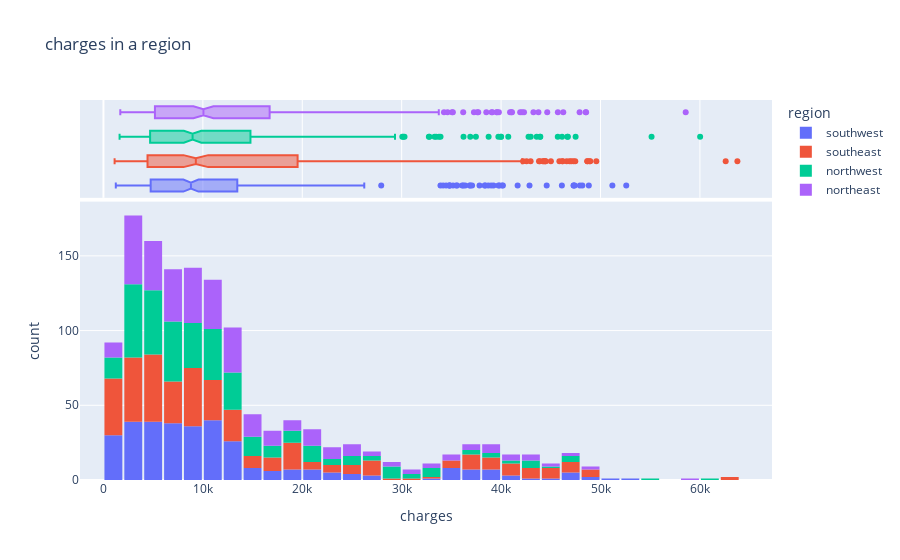
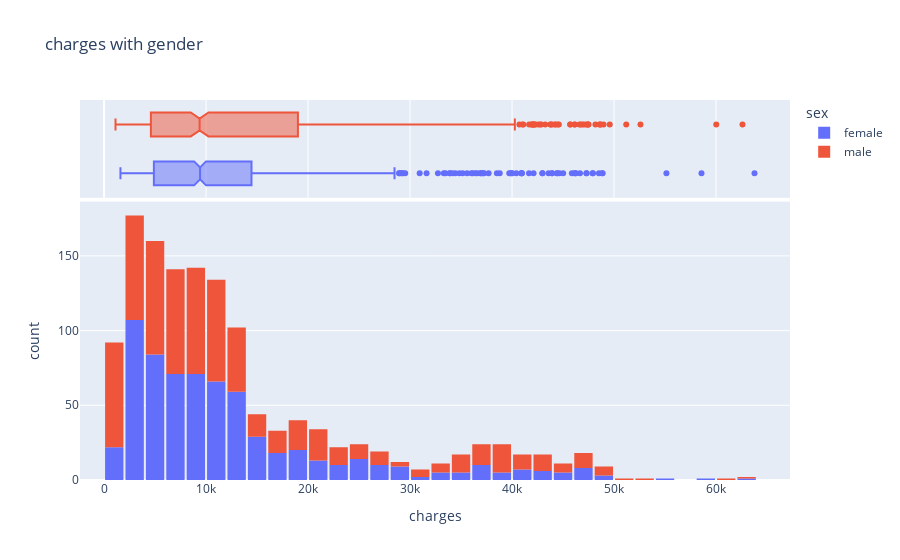

The cell these charts' notebook holds for them, in order:
### Markdown cell above
so we can observe smokers have higher charges , now we are just check if a region or gender have any 

relation with charges.

### Code cell
fig_1=px.histogram(df,x='charges',color='region',marginal='box',title='charges in a region')
fig_1.update_layout(bargap=.1)
fig_1.show()
fig2=px.histogram(df,x='charges',color='sex',marginal='box',title='charges with gender')
fig2.update_layout(bargap=.1)
fig2.show()

### Figure 1 — Plotly figure (JSON) as saved in the notebook; plotly's stock layout.template omitted (floating-point values rounded to 4 significant figures; data arrays with more than 128 entries replaced by an {"elided": "..."} marker saying what was removed)
{"data": [{"bingroup": "x", "hovertemplate": "region=southwest<br>charges=%{x}<br>count=%{y}<extra></extra>", "legendgroup": "southwest", "marker": {"color": "#636efa", "pattern": {"shape": ""}}, "name": "southwest", "orientation": "v", "showlegend": true, "type": "histogram", "x": {"elided": "325 float values"}, "xaxis": "x", "yaxis": "y"}, {"hovertemplate": "region=southwest<br>charges=%{x}<extra></extra>", "legendgroup": "southwest", "marker": {"color": "#636efa"}, "name": "southwest", "notched": true, "showlegend": false, "type": "box", "x": {"elided": "325 float values"}, "xaxis": "x2", "yaxis": "y2"}, {"bingroup": "x", "hovertemplate": "region=southeast<br>charges=%{x}<br>count=%{y}<extra></extra>", "legendgroup": "southeast", "marker": {"color": "#EF553B", "pattern": {"shape": ""}}, "name": "southeast", "orientation": "v", "showlegend": true, "type": "histogram", "x": {"elided": "364 float values"}, "xaxis": "x", "yaxis": "y"}, {"hovertemplate": "region=southeast<br>charges=%{x}<extra></extra>", "legendgroup": "southeast", "marker": {"color": "#EF553B"}, "name": "southeast", "notched": true, "showlegend": false, "type": "box", "x": {"elided": "364 float values"}, "xaxis": "x2", "yaxis": "y2"}, {"bingroup": "x", "hovertemplate": "region=northwest<br>charges=%{x}<br>count=%{y}<extra></extra>", "legendgroup": "northwest", "marker": {"color": "#00cc96", "pattern": {"shape": ""}}, "name": "northwest", "orientation": "v", "showlegend": true, "type": "histogram", "x": {"elided": "325 float values"}, "xaxis": "x", "yaxis": "y"}, {"hovertemplate": "region=northwest<br>charges=%{x}<extra></extra>", "legendgroup": "northwest", "marker": {"color": "#00cc96"}, "name": "northwest", "notched": true, "showlegend": false, "type": "box", "x": {"elided": "325 float values"}, "xaxis": "x2", "yaxis": "y2"}, {"bingroup": "x", "hovertemplate": "region=northeast<br>charges=%{x}<br>count=%{y}<extra></extra>", "legendgroup": "northeast", "marker": {"color": "#ab63fa", "pattern": {"shape": ""}}, "name": "northeast", "orientation": "v", "showlegend": true, "type": "histogram", "x": {"elided": "324 float values"}, "xaxis": "x", "yaxis": "y"}, {"hovertemplate": "region=northeast<br>charges=%{x}<extra></extra>", "legendgroup": "northeast", "marker": {"color": "#ab63fa"}, "name": "northeast", "notched": true, "showlegend": false, "type": "box", "x": {"elided": "324 float values"}, "xaxis": "x2", "yaxis": "y2"}], "layout": {"bargap": 0.1, "barmode": "relative", "legend": {"title": {"text": "region"}, "tracegroupgap": 0}, "title": {"text": "charges in a region"}, "xaxis": {"anchor": "y", "domain": [0, 1], "title": {"text": "charges"}}, "xaxis2": {"anchor": "y2", "domain": [0, 1], "matches": "x", "showgrid": true, "showticklabels": false}, "yaxis": {"anchor": "x", "domain": [0, 0.7326], "title": {"text": "count"}}, "yaxis2": {"anchor": "x2", "domain": [0.7426, 1], "matches": "y2", "showgrid": false, "showline": false, "showticklabels": false, "ticks": ""}}}

### Figure 2 — Plotly figure (JSON) as saved in the notebook; plotly's stock layout.template omitted (floating-point values rounded to 4 significant figures; data arrays with more than 128 entries replaced by an {"elided": "..."} marker saying what was removed)
{"data": [{"bingroup": "x", "hovertemplate": "sex=female<br>charges=%{x}<br>count=%{y}<extra></extra>", "legendgroup": "female", "marker": {"color": "#636efa", "pattern": {"shape": ""}}, "name": "female", "orientation": "v", "showlegend": true, "type": "histogram", "x": {"elided": "662 float values"}, "xaxis": "x", "yaxis": "y"}, {"hovertemplate": "sex=female<br>charges=%{x}<extra></extra>", "legendgroup": "female", "marker": {"color": "#636efa"}, "name": "female", "notched": true, "showlegend": false, "type": "box", "x": {"elided": "662 float values"}, "xaxis": "x2", "yaxis": "y2"}, {"bingroup": "x", "hovertemplate": "sex=male<br>charges=%{x}<br>count=%{y}<extra></extra>", "legendgroup": "male", "marker": {"color": "#EF553B", "pattern": {"shape": ""}}, "name": "male", "orientation": "v", "showlegend": true, "type": "histogram", "x": {"elided": "676 float values"}, "xaxis": "x", "yaxis": "y"}, {"hovertemplate": "sex=male<br>charges=%{x}<extra></extra>", "legendgroup": "male", "marker": {"color": "#EF553B"}, "name": "male", "notched": true, "showlegend": false, "type": "box", "x": {"elided": "676 float values"}, "xaxis": "x2", "yaxis": "y2"}], "layout": {"bargap": 0.1, "barmode": "relative", "legend": {"title": {"text": "sex"}, "tracegroupgap": 0}, "title": {"text": "charges with gender"}, "xaxis": {"anchor": "y", "domain": [0, 1], "title": {"text": "charges"}}, "xaxis2": {"anchor": "y2", "domain": [0, 1], "matches": "x", "showgrid": true, "showticklabels": false}, "yaxis": {"anchor": "x", "domain": [0, 0.7326], "title": {"text": "count"}}, "yaxis2": {"anchor": "x2", "domain": [0.7426, 1], "matches": "y2", "showgrid": false, "showline": false, "showticklabels": false, "ticks": ""}}}
